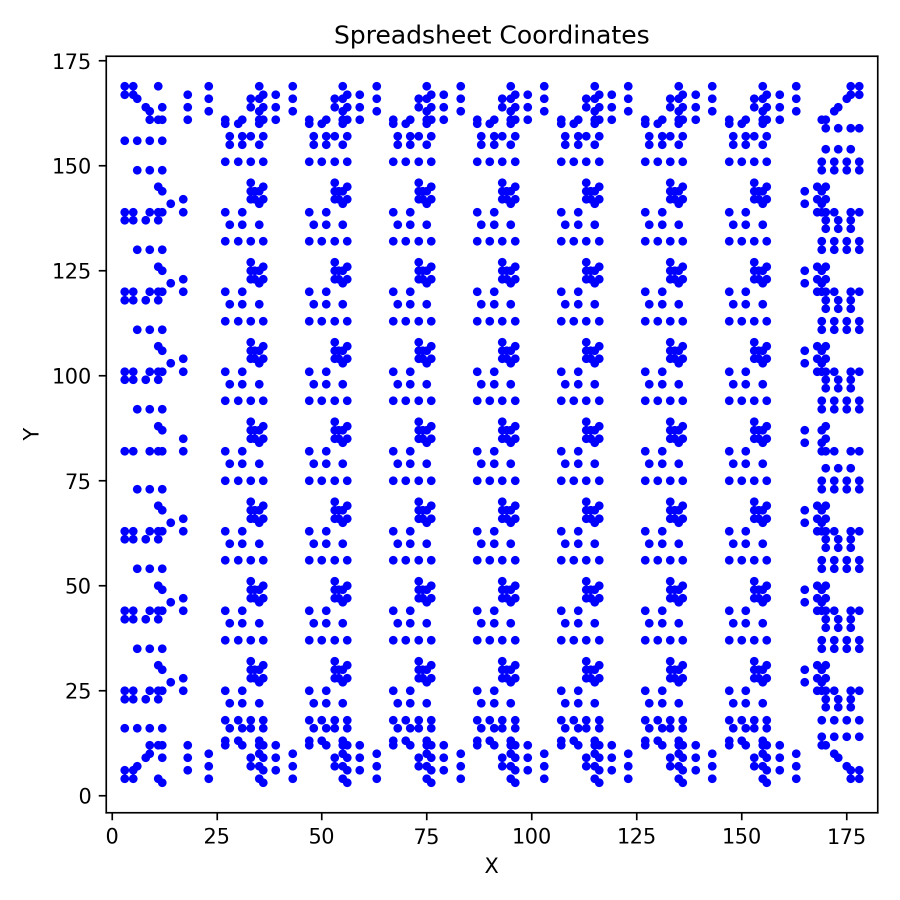
#> input picture pin_planning/XC2064-spreadsheet.png, 1800 x 1800 px (shown at 1/2 size); its folder holds only this picture in this run
$ python -i generate_bitstream.py   (imports and definitions only)
#> lines starting #> are read from the running program, lines starting #| are printed output that depends on the picture
import json
import openpyxl
from tqdm import tqdm
import matplotlib.pyplot as plt
import time

DEBUG = False

possible_connections = [
        [0, 0, 1, 0, 1, 1, 1, 1],
        [0, 0, 1, 1, 1, 1, 0, 1],
        [1, 1, 0, 0, 1, 0, 1, 1],
        [0, 1, 0, 0, 1, 1, 1, 1],
        [1, 1, 1, 1, 0, 0, 1, 0],
        [1, 1, 0, 1, 0, 0, 1, 1],
        [1, 0, 1, 1, 1, 1, 0, 0],
        [1, 1, 1, 1, 0, 1, 0, 0]
    ]

# [533 lines left out: functions neighbour_clb, parse_clb, parse_switches, parse_pips, parse_io_banks, not called in this run]

def generate_bitstream(data) -> dict[str, int] :
    logic_cells = data["logicCells"]
    bitstream = {}

    print("Generating bitstream...")

    print("Populating Unused Bits...")
    ununsed_bits = {
        "----- NOT USED -----": -1
    }
    bitstream.update(ununsed_bits)

    print("Parsing CLBs...")
    for clb in tqdm(logic_cells):
        clb_bitstream = parse_clb(clb, data)
        bitstream.update(clb_bitstream)

    print("Parsing Switches...")
    switch_bitstream = parse_switches(data)
    bitstream.update(switch_bitstream)

    print("Parsing PIPs...")
    pip_bitstream = parse_pips(data)
    bitstream.update(pip_bitstream)

    print("Parsing IO Banks...")
    io_bitstream = parse_io_banks(data)
    bitstream.update(io_bitstream)

    return bitstream


# [29 lines left out: function generate_spreadsheet, not called in this run]


# [19 lines not run here, left out]

>>> import cv2
>>> picture = cv2.imread('../pin_planning/XC2064-spreadsheet.png', cv2.IMREAD_GRAYSCALE)
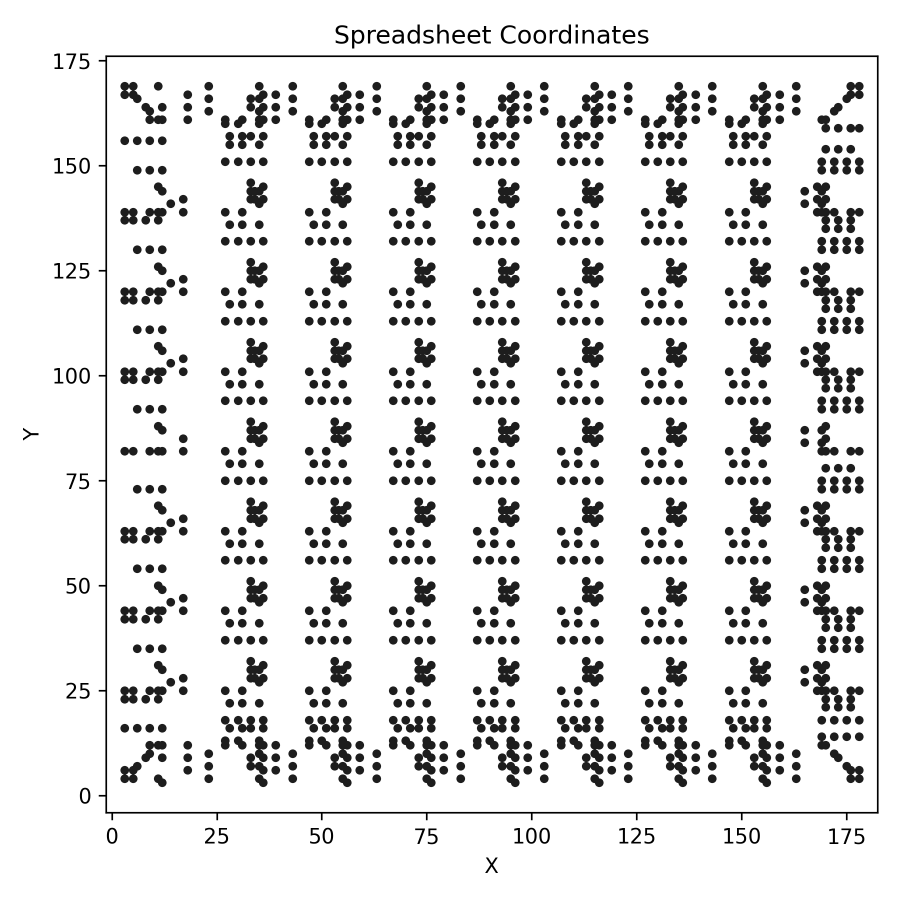
#> picture: shape (1800, 1800) (shown at 1/2 size); min 0, max 255, mean 227.1
#> (the run stopped early here; a loop or call above may not have finished)
